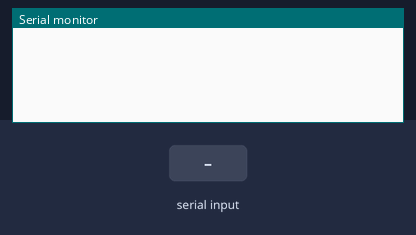
A sketch run on a simulated Arduino Mega 2560, built with avr-gcc and run on an emulated ATmega2560. Parts: the last lines printed to the serial monitor. Inputs (shaded band) come from the test bench.

Above: at 1.2 s.
1.3 s: "W" received over the second serial link
At 1.41 s:
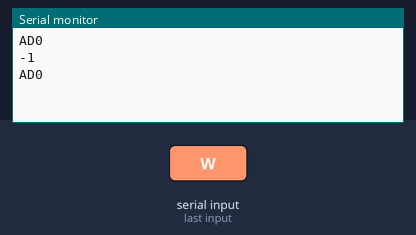
2.8 s: "S" received over the second serial link
At 2.89 s:
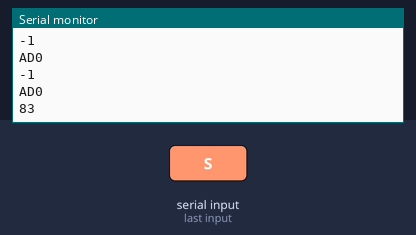

The sketch:

RS485.ino
```cpp
int val;
void setup()
{
  Serial.begin(9600);
  Serial1.begin(9600);
}
void loop()
{
  //Serial.println("OK please input data");
  //Serial.println("data as ADx xxx");
  val=Serial1.read();
  if(val=='W')
  {
    for(int k=0;k<30;k++)
   {
   Serial1.write('W');
   Serial.println("AD0");
   Serial.flush();
   int y=Serial1.read();
   Serial.println(y);
   delay(100);
   }
   }
  else if(val=='S')
  {
    delay(1000);
    val=Serial.read();
    Serial.println(val);
    delay(2000);
  }
    else if(val=='A')
  {
    delay(1000);
    val=Serial.read();
    Serial.println(val);
    delay(2000);
  }
    else if(val=='D')
  {
    delay(1000);
    val=Serial.read();
    Serial.println(val);
    delay(2000);
  }
    }
```

Measured:
- after the input at 1.3 s, the serial monitor: prints a new line at once (image 1)
- after the input at 2.8 s, the serial monitor: prints a new line after 0.09 s (image 2)
